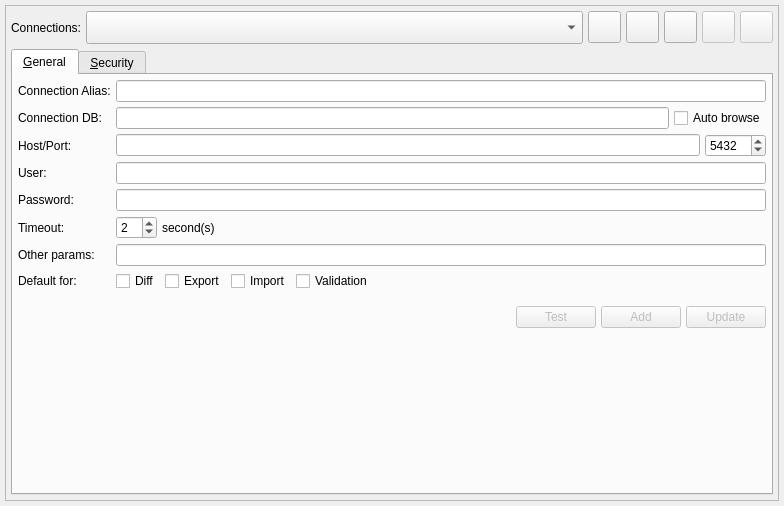
<?xml version="1.0" encoding="UTF-8"?>
<ui version="4.0">
 <class>ConnectionsConfigWidget</class>
 <widget class="QWidget" name="ConnectionsConfigWidget">
  <property name="geometry">
   <rect>
    <x>0</x>
    <y>0</y>
    <width>784</width>
    <height>506</height>
   </rect>
  </property>
  <property name="windowTitle">
   <string>Edit database connections</string>
  </property>
  <layout class="QGridLayout" name="gridLayout_2">
   <property name="leftMargin">
    <number>5</number>
   </property>
   <property name="topMargin">
    <number>5</number>
   </property>
   <property name="rightMargin">
    <number>5</number>
   </property>
   <property name="bottomMargin">
    <number>5</number>
   </property>
   <property name="spacing">
    <number>5</number>
   </property>
   <item row="0" column="0">
    <widget class="QFrame" name="frame">
     <property name="minimumSize">
      <size>
       <width>560</width>
       <height>0</height>
      </size>
     </property>
     <property name="frameShape">
      <enum>QFrame::StyledPanel</enum>
     </property>
     <property name="frameShadow">
      <enum>QFrame::Raised</enum>
     </property>
     <layout class="QGridLayout" name="gridLayout_5">
      <property name="leftMargin">
       <number>5</number>
      </property>
      <property name="topMargin">
       <number>5</number>
      </property>
      <property name="rightMargin">
       <number>5</number>
      </property>
      <property name="bottomMargin">
       <number>5</number>
      </property>
      <property name="spacing">
       <number>5</number>
      </property>
      <item row="0" column="0">
       <widget class="QLabel" name="connections_lbl">
        <property name="sizePolicy">
         <sizepolicy hsizetype="Fixed" vsizetype="Preferred">
          <horstretch>0</horstretch>
          <verstretch>0</verstretch>
         </sizepolicy>
        </property>
        <property name="text">
         <string>Connections:</string>
        </property>
       </widget>
      </item>
      <item row="0" column="1">
       <layout class="QHBoxLayout" name="horizontalLayout_6">
        <property name="spacing">
         <number>5</number>
        </property>
        <item>
         <widget class="QComboBox" name="connections_cmb">
          <property name="sizePolicy">
           <sizepolicy hsizetype="Preferred" vsizetype="Fixed">
            <horstretch>0</horstretch>
            <verstretch>0</verstretch>
           </sizepolicy>
          </property>
          <property name="insertPolicy">
           <enum>QComboBox::InsertAtBottom</enum>
          </property>
          <property name="sizeAdjustPolicy">
           <enum>QComboBox::AdjustToMinimumContentsLengthWithIcon</enum>
          </property>
          <property name="iconSize">
           <size>
            <width>25</width>
            <height>25</height>
           </size>
          </property>
         </widget>
        </item>
        <item>
         <widget class="QToolButton" name="new_tb">
          <property name="enabled">
           <bool>true</bool>
          </property>
          <property name="toolTip">
           <string>Create new connection</string>
          </property>
          <property name="text">
           <string/>
          </property>
          <property name="icon">
           <iconset resource="../../res/resources.qrc">
            <normaloff>:/icons/icons/new.png</normaloff>:/icons/icons/new.png</iconset>
          </property>
          <property name="iconSize">
           <size>
            <width>25</width>
            <height>25</height>
           </size>
          </property>
         </widget>
        </item>
        <item>
         <widget class="QToolButton" name="cancel_tb">
          <property name="enabled">
           <bool>true</bool>
          </property>
          <property name="toolTip">
           <string>Cancel edition</string>
          </property>
          <property name="text">
           <string/>
          </property>
          <property name="icon">
           <iconset resource="../../res/resources.qrc">
            <normaloff>:/icons/icons/cancel.png</normaloff>:/icons/icons/cancel.png</iconset>
          </property>
          <property name="iconSize">
           <size>
            <width>25</width>
            <height>25</height>
           </size>
          </property>
         </widget>
        </item>
        <item>
         <widget class="QToolButton" name="duplicate_tb">
          <property name="enabled">
           <bool>true</bool>
          </property>
          <property name="toolTip">
           <string>Duplicate the selected connection</string>
          </property>
          <property name="text">
           <string/>
          </property>
          <property name="icon">
           <iconset resource="../../res/resources.qrc">
            <normaloff>:/icons/icons/duplicate.png</normaloff>:/icons/icons/duplicate.png</iconset>
          </property>
          <property name="iconSize">
           <size>
            <width>25</width>
            <height>25</height>
           </size>
          </property>
         </widget>
        </item>
        <item>
         <widget class="QToolButton" name="edit_tb">
          <property name="enabled">
           <bool>false</bool>
          </property>
          <property name="toolTip">
           <string>Edit selected connection</string>
          </property>
          <property name="text">
           <string/>
          </property>
          <property name="icon">
           <iconset resource="../../res/resources.qrc">
            <normaloff>:/icons/icons/edit.png</normaloff>:/icons/icons/edit.png</iconset>
          </property>
          <property name="iconSize">
           <size>
            <width>25</width>
            <height>25</height>
           </size>
          </property>
         </widget>
        </item>
        <item>
         <widget class="QToolButton" name="remove_tb">
          <property name="enabled">
           <bool>false</bool>
          </property>
          <property name="toolTip">
           <string>Delete selected connection</string>
          </property>
          <property name="text">
           <string/>
          </property>
          <property name="icon">
           <iconset resource="../../res/resources.qrc">
            <normaloff>:/icons/icons/delete.png</normaloff>:/icons/icons/delete.png</iconset>
          </property>
          <property name="iconSize">
           <size>
            <width>25</width>
            <height>25</height>
           </size>
          </property>
         </widget>
        </item>
       </layout>
      </item>
      <item row="1" column="0" colspan="2">
       <widget class="QTabWidget" name="conn_attribs_tbw">
        <property name="currentIndex">
         <number>0</number>
        </property>
        <property name="iconSize">
         <size>
          <width>22</width>
          <height>22</height>
         </size>
        </property>
        <widget class="QWidget" name="tab">
         <attribute name="icon">
          <iconset resource="../../res/resources.qrc">
           <normaloff>:/icons/icons/attribute.png</normaloff>:/icons/icons/attribute.png</iconset>
         </attribute>
         <attribute name="title">
          <string>&amp;General</string>
         </attribute>
         <layout class="QGridLayout" name="gridLayout">
          <property name="leftMargin">
           <number>5</number>
          </property>
          <property name="topMargin">
           <number>5</number>
          </property>
          <property name="rightMargin">
           <number>5</number>
          </property>
          <property name="bottomMargin">
           <number>5</number>
          </property>
          <property name="spacing">
           <number>5</number>
          </property>
          <item row="5" column="0">
           <widget class="QLabel" name="timeout_lbl">
            <property name="sizePolicy">
             <sizepolicy hsizetype="Fixed" vsizetype="Preferred">
              <horstretch>0</horstretch>
              <verstretch>0</verstretch>
             </sizepolicy>
            </property>
            <property name="text">
             <string>Timeout:</string>
            </property>
           </widget>
          </item>
          <item row="9" column="0" colspan="2">
           <layout class="QHBoxLayout" name="horizontalLayout_2">
            <property name="spacing">
             <number>5</number>
            </property>
            <item>
             <spacer name="horizontalSpacer">
              <property name="orientation">
               <enum>Qt::Horizontal</enum>
              </property>
              <property name="sizeHint" stdset="0">
               <size>
                <width>40</width>
                <height>20</height>
               </size>
              </property>
             </spacer>
            </item>
            <item>
             <widget class="QPushButton" name="test_tb">
              <property name="enabled">
               <bool>false</bool>
              </property>
              <property name="sizePolicy">
               <sizepolicy hsizetype="Preferred" vsizetype="Preferred">
                <horstretch>0</horstretch>
                <verstretch>0</verstretch>
               </sizepolicy>
              </property>
              <property name="maximumSize">
               <size>
                <width>16777215</width>
                <height>16777215</height>
               </size>
              </property>
              <property name="text">
               <string>Test</string>
              </property>
              <property name="icon">
               <iconset resource="../../res/resources.qrc">
                <normaloff>:/icons/icons/connection.png</normaloff>:/icons/icons/connection.png</iconset>
              </property>
              <property name="iconSize">
               <size>
                <width>25</width>
                <height>25</height>
               </size>
              </property>
             </widget>
            </item>
            <item>
             <widget class="QPushButton" name="add_tb">
              <property name="enabled">
               <bool>false</bool>
              </property>
              <property name="sizePolicy">
               <sizepolicy hsizetype="Preferred" vsizetype="Preferred">
                <horstretch>0</horstretch>
                <verstretch>0</verstretch>
               </sizepolicy>
              </property>
              <property name="maximumSize">
               <size>
                <width>16777215</width>
                <height>16777215</height>
               </size>
              </property>
              <property name="text">
               <string>Add</string>
              </property>
              <property name="icon">
               <iconset resource="../../res/resources.qrc">
                <normaloff>:/icons/icons/add.png</normaloff>:/icons/icons/add.png</iconset>
              </property>
              <property name="iconSize">
               <size>
                <width>25</width>
                <height>25</height>
               </size>
              </property>
             </widget>
            </item>
            <item>
             <widget class="QPushButton" name="update_tb">
              <property name="enabled">
               <bool>false</bool>
              </property>
              <property name="sizePolicy">
               <sizepolicy hsizetype="Preferred" vsizetype="Preferred">
                <horstretch>0</horstretch>
                <verstretch>0</verstretch>
               </sizepolicy>
              </property>
              <property name="maximumSize">
               <size>
                <width>16777215</width>
                <height>16777215</height>
               </size>
              </property>
              <property name="text">
               <string>Update</string>
              </property>
              <property name="icon">
               <iconset resource="../../res/resources.qrc">
                <normaloff>:/icons/icons/refresh.png</normaloff>:/icons/icons/refresh.png</iconset>
              </property>
              <property name="iconSize">
               <size>
                <width>25</width>
                <height>25</height>
               </size>
              </property>
             </widget>
            </item>
           </layout>
          </item>
          <item row="4" column="0">
           <widget class="QLabel" name="passwd_lbl">
            <property name="sizePolicy">
             <sizepolicy hsizetype="Fixed" vsizetype="Preferred">
              <horstretch>0</horstretch>
              <verstretch>0</verstretch>
             </sizepolicy>
            </property>
            <property name="text">
             <string>Password:</string>
            </property>
           </widget>
          </item>
          <item row="2" column="1">
           <layout class="QHBoxLayout" name="horizontalLayout">
            <property name="spacing">
             <number>5</number>
            </property>
            <item>
             <widget class="QLineEdit" name="host_edt">
              <property name="minimumSize">
               <size>
                <width>0</width>
                <height>0</height>
               </size>
              </property>
              <property name="text">
               <string/>
              </property>
              <property name="placeholderText">
               <string/>
              </property>
              <property name="clearButtonEnabled">
               <bool>true</bool>
              </property>
             </widget>
            </item>
            <item>
             <widget class="QSpinBox" name="port_sbp">
              <property name="minimum">
               <number>1</number>
              </property>
              <property name="maximum">
               <number>65535</number>
              </property>
              <property name="value">
               <number>5432</number>
              </property>
             </widget>
            </item>
           </layout>
          </item>
          <item row="7" column="0">
           <widget class="QLabel" name="options_lbl_2">
            <property name="sizePolicy">
             <sizepolicy hsizetype="Fixed" vsizetype="Preferred">
              <horstretch>0</horstretch>
              <verstretch>0</verstretch>
             </sizepolicy>
            </property>
            <property name="toolTip">
             <string>&lt;p&gt;Indicates in which operations (diff, export, import or validation) the connection is used if none is explicitly specified by the user.&lt;/p&gt;</string>
            </property>
            <property name="text">
             <string>Default for:</string>
            </property>
           </widget>
          </item>
          <item row="3" column="1">
           <widget class="QLineEdit" name="user_edt">
            <property name="minimumSize">
             <size>
              <width>0</width>
              <height>0</height>
             </size>
            </property>
            <property name="text">
             <string/>
            </property>
            <property name="placeholderText">
             <string/>
            </property>
            <property name="clearButtonEnabled">
             <bool>true</bool>
            </property>
           </widget>
          </item>
          <item row="3" column="0">
           <widget class="QLabel" name="user_lbl">
            <property name="sizePolicy">
             <sizepolicy hsizetype="Fixed" vsizetype="Preferred">
              <horstretch>0</horstretch>
              <verstretch>0</verstretch>
             </sizepolicy>
            </property>
            <property name="text">
             <string>User:</string>
            </property>
           </widget>
          </item>
          <item row="2" column="0">
           <widget class="QLabel" name="host_lbl">
            <property name="sizePolicy">
             <sizepolicy hsizetype="Fixed" vsizetype="Preferred">
              <horstretch>0</horstretch>
              <verstretch>0</verstretch>
             </sizepolicy>
            </property>
            <property name="text">
             <string>Host/Port:</string>
            </property>
           </widget>
          </item>
          <item row="0" column="0">
           <widget class="QLabel" name="alias_lbl">
            <property name="sizePolicy">
             <sizepolicy hsizetype="Fixed" vsizetype="Preferred">
              <horstretch>0</horstretch>
              <verstretch>0</verstretch>
             </sizepolicy>
            </property>
            <property name="text">
             <string>Connection Alias:</string>
            </property>
           </widget>
          </item>
          <item row="4" column="1">
           <widget class="QLineEdit" name="passwd_edt">
            <property name="echoMode">
             <enum>QLineEdit::Password</enum>
            </property>
            <property name="clearButtonEnabled">
             <bool>true</bool>
            </property>
           </widget>
          </item>
          <item row="1" column="0">
           <widget class="QLabel" name="conn_db_lbl">
            <property name="sizePolicy">
             <sizepolicy hsizetype="Fixed" vsizetype="Preferred">
              <horstretch>0</horstretch>
              <verstretch>0</verstretch>
             </sizepolicy>
            </property>
            <property name="text">
             <string>Connection DB:</string>
            </property>
           </widget>
          </item>
          <item row="6" column="0">
           <widget class="QLabel" name="other_params_lbl">
            <property name="sizePolicy">
             <sizepolicy hsizetype="Fixed" vsizetype="Preferred">
              <horstretch>0</horstretch>
              <verstretch>0</verstretch>
             </sizepolicy>
            </property>
            <property name="text">
             <string>Other params:</string>
            </property>
           </widget>
          </item>
          <item row="6" column="1">
           <layout class="QHBoxLayout" name="horizontalLayout_9">
            <property name="spacing">
             <number>5</number>
            </property>
            <item>
             <widget class="QLineEdit" name="other_params_edt">
              <property name="toolTip">
               <string>Specify additional connection parameters in the form [param]=[value]. These parameters are described in the &lt;strong&gt;libpq&lt;/strong&gt; chapter at PostgreSQL docs.</string>
              </property>
              <property name="statusTip">
               <string/>
              </property>
              <property name="clearButtonEnabled">
               <bool>true</bool>
              </property>
             </widget>
            </item>
           </layout>
          </item>
          <item row="5" column="1">
           <layout class="QHBoxLayout" name="horizontalLayout_7">
            <property name="spacing">
             <number>5</number>
            </property>
            <item>
             <widget class="QSpinBox" name="timeout_sbp">
              <property name="value">
               <number>2</number>
              </property>
             </widget>
            </item>
            <item>
             <widget class="QLabel" name="seconds_lbl">
              <property name="sizePolicy">
               <sizepolicy hsizetype="Expanding" vsizetype="Preferred">
                <horstretch>0</horstretch>
                <verstretch>0</verstretch>
               </sizepolicy>
              </property>
              <property name="text">
               <string>second(s)</string>
              </property>
             </widget>
            </item>
           </layout>
          </item>
          <item row="0" column="1">
           <widget class="QLineEdit" name="alias_edt">
            <property name="minimumSize">
             <size>
              <width>0</width>
              <height>0</height>
             </size>
            </property>
            <property name="placeholderText">
             <string/>
            </property>
            <property name="clearButtonEnabled">
             <bool>true</bool>
            </property>
           </widget>
          </item>
          <item row="7" column="1">
           <layout class="QHBoxLayout" name="horizontalLayout_5">
            <property name="spacing">
             <number>5</number>
            </property>
            <item>
             <widget class="QCheckBox" name="diff_chk">
              <property name="toolTip">
               <string/>
              </property>
              <property name="text">
               <string>Diff</string>
              </property>
             </widget>
            </item>
            <item>
             <widget class="QCheckBox" name="export_chk">
              <property name="text">
               <string>Export</string>
              </property>
             </widget>
            </item>
            <item>
             <widget class="QCheckBox" name="import_chk">
              <property name="text">
               <string>Import</string>
              </property>
             </widget>
            </item>
            <item>
             <widget class="QCheckBox" name="validation_chk">
              <property name="text">
               <string>Validation</string>
              </property>
             </widget>
            </item>
            <item>
             <spacer name="horizontalSpacer_3">
              <property name="orientation">
               <enum>Qt::Horizontal</enum>
              </property>
              <property name="sizeHint" stdset="0">
               <size>
                <width>40</width>
                <height>20</height>
               </size>
              </property>
             </spacer>
            </item>
           </layout>
          </item>
          <item row="1" column="1">
           <layout class="QHBoxLayout" name="horizontalLayout_4">
            <property name="spacing">
             <number>5</number>
            </property>
            <item>
             <widget class="QLineEdit" name="conn_db_edt">
              <property name="sizePolicy">
               <sizepolicy hsizetype="Expanding" vsizetype="Fixed">
                <horstretch>0</horstretch>
                <verstretch>0</verstretch>
               </sizepolicy>
              </property>
              <property name="text">
               <string/>
              </property>
              <property name="placeholderText">
               <string/>
              </property>
              <property name="clearButtonEnabled">
               <bool>true</bool>
              </property>
             </widget>
            </item>
            <item>
             <widget class="QCheckBox" name="auto_browse_chk">
              <property name="toolTip">
               <string>Automatically browses the named database when using this connection to manage databases on &lt;strong&gt;Manage&lt;/strong&gt; view.</string>
              </property>
              <property name="statusTip">
               <string/>
              </property>
              <property name="text">
               <string>Auto browse</string>
              </property>
             </widget>
            </item>
           </layout>
          </item>
          <item row="10" column="0">
           <spacer name="verticalSpacer">
            <property name="orientation">
             <enum>Qt::Vertical</enum>
            </property>
            <property name="sizeHint" stdset="0">
             <size>
              <width>20</width>
              <height>40</height>
             </size>
            </property>
           </spacer>
          </item>
          <item row="8" column="0">
           <spacer name="verticalSpacer_3">
            <property name="orientation">
             <enum>Qt::Vertical</enum>
            </property>
            <property name="sizeType">
             <enum>QSizePolicy::Fixed</enum>
            </property>
            <property name="sizeHint" stdset="0">
             <size>
              <width>20</width>
              <height>10</height>
             </size>
            </property>
           </spacer>
          </item>
         </layout>
        </widget>
        <widget class="QWidget" name="tab_2">
         <attribute name="icon">
          <iconset resource="../../res/resources.qrc">
           <normaloff>:/icons/icons/locker.png</normaloff>:/icons/icons/locker.png</iconset>
         </attribute>
         <attribute name="title">
          <string>&amp;Security</string>
         </attribute>
         <layout class="QGridLayout" name="gridLayout_4">
          <property name="leftMargin">
           <number>5</number>
          </property>
          <property name="topMargin">
           <number>5</number>
          </property>
          <property name="rightMargin">
           <number>5</number>
          </property>
          <property name="bottomMargin">
           <number>5</number>
          </property>
          <property name="spacing">
           <number>5</number>
          </property>
          <item row="1" column="1">
           <widget class="QLineEdit" name="client_cert_edt">
            <property name="enabled">
             <bool>false</bool>
            </property>
            <property name="text">
             <string>~/.postgresql/postgresql.crt</string>
            </property>
            <property name="placeholderText">
             <string/>
            </property>
            <property name="clearButtonEnabled">
             <bool>true</bool>
            </property>
           </widget>
          </item>
          <item row="0" column="1">
           <layout class="QHBoxLayout" name="horizontalLayout_3">
            <property name="spacing">
             <number>5</number>
            </property>
            <item>
             <widget class="QComboBox" name="ssl_mode_cmb">
              <property name="minimumSize">
               <size>
                <width>200</width>
                <height>0</height>
               </size>
              </property>
              <property name="iconSize">
               <size>
                <width>28</width>
                <height>28</height>
               </size>
              </property>
              <item>
               <property name="text">
                <string>Disable</string>
               </property>
              </item>
              <item>
               <property name="text">
                <string>Allow</string>
               </property>
              </item>
              <item>
               <property name="text">
                <string>Require</string>
               </property>
              </item>
              <item>
               <property name="text">
                <string>AC verification</string>
               </property>
              </item>
              <item>
               <property name="text">
                <string>Full verification</string>
               </property>
              </item>
             </widget>
            </item>
            <item>
             <spacer name="horizontalSpacer_2">
              <property name="orientation">
               <enum>Qt::Horizontal</enum>
              </property>
              <property name="sizeHint" stdset="0">
               <size>
                <width>40</width>
                <height>20</height>
               </size>
              </property>
             </spacer>
            </item>
           </layout>
          </item>
          <item row="3" column="1">
           <widget class="QLineEdit" name="root_cert_edt">
            <property name="enabled">
             <bool>false</bool>
            </property>
            <property name="text">
             <string>~/.postgresql/root.crt</string>
            </property>
            <property name="placeholderText">
             <string/>
            </property>
            <property name="clearButtonEnabled">
             <bool>true</bool>
            </property>
           </widget>
          </item>
          <item row="5" column="1">
           <layout class="QHBoxLayout" name="horizontalLayout_8">
            <property name="spacing">
             <number>5</number>
            </property>
            <item>
             <widget class="QLineEdit" name="krb_server_edt">
              <property name="enabled">
               <bool>true</bool>
              </property>
              <property name="clearButtonEnabled">
               <bool>true</bool>
              </property>
             </widget>
            </item>
            <item>
             <widget class="QCheckBox" name="gssapi_auth_chk">
              <property name="sizePolicy">
               <sizepolicy hsizetype="Fixed" vsizetype="Fixed">
                <horstretch>0</horstretch>
                <verstretch>0</verstretch>
               </sizepolicy>
              </property>
              <property name="text">
               <string>Force GSSAPI</string>
              </property>
             </widget>
            </item>
           </layout>
          </item>
          <item row="0" column="0">
           <widget class="QLabel" name="ssl_mode_lbl">
            <property name="sizePolicy">
             <sizepolicy hsizetype="Fixed" vsizetype="Preferred">
              <horstretch>0</horstretch>
              <verstretch>0</verstretch>
             </sizepolicy>
            </property>
            <property name="text">
             <string>SSL Mode:</string>
            </property>
           </widget>
          </item>
          <item row="2" column="0">
           <widget class="QLabel" name="client_key_lbl">
            <property name="enabled">
             <bool>false</bool>
            </property>
            <property name="sizePolicy">
             <sizepolicy hsizetype="Fixed" vsizetype="Preferred">
              <horstretch>0</horstretch>
              <verstretch>0</verstretch>
             </sizepolicy>
            </property>
            <property name="text">
             <string>Client Key:</string>
            </property>
           </widget>
          </item>
          <item row="4" column="1">
           <widget class="QLineEdit" name="crl_edt">
            <property name="enabled">
             <bool>false</bool>
            </property>
            <property name="text">
             <string>~/.postgresql/root.crl</string>
            </property>
            <property name="placeholderText">
             <string/>
            </property>
            <property name="clearButtonEnabled">
             <bool>true</bool>
            </property>
           </widget>
          </item>
          <item row="5" column="0">
           <widget class="QLabel" name="krb_server_lbl">
            <property name="enabled">
             <bool>true</bool>
            </property>
            <property name="sizePolicy">
             <sizepolicy hsizetype="Fixed" vsizetype="Preferred">
              <horstretch>0</horstretch>
              <verstretch>0</verstretch>
             </sizepolicy>
            </property>
            <property name="text">
             <string>Kerberos Server:</string>
            </property>
           </widget>
          </item>
          <item row="3" column="0">
           <widget class="QLabel" name="root_cert_lbl">
            <property name="enabled">
             <bool>false</bool>
            </property>
            <property name="sizePolicy">
             <sizepolicy hsizetype="Fixed" vsizetype="Preferred">
              <horstretch>0</horstretch>
              <verstretch>0</verstretch>
             </sizepolicy>
            </property>
            <property name="text">
             <string>Root Certificate:</string>
            </property>
           </widget>
          </item>
          <item row="4" column="0">
           <widget class="QLabel" name="crl_lbl">
            <property name="enabled">
             <bool>false</bool>
            </property>
            <property name="sizePolicy">
             <sizepolicy hsizetype="Fixed" vsizetype="Preferred">
              <horstretch>0</horstretch>
              <verstretch>0</verstretch>
             </sizepolicy>
            </property>
            <property name="text">
             <string>Revoked Certs.:</string>
            </property>
           </widget>
          </item>
          <item row="2" column="1">
           <widget class="QLineEdit" name="client_key_edt">
            <property name="enabled">
             <bool>false</bool>
            </property>
            <property name="text">
             <string>~/.postgresql/postgresql.key</string>
            </property>
            <property name="placeholderText">
             <string/>
            </property>
            <property name="clearButtonEnabled">
             <bool>true</bool>
            </property>
           </widget>
          </item>
          <item row="1" column="0">
           <widget class="QLabel" name="client_cert_lbl">
            <property name="enabled">
             <bool>false</bool>
            </property>
            <property name="sizePolicy">
             <sizepolicy hsizetype="Fixed" vsizetype="Preferred">
              <horstretch>0</horstretch>
              <verstretch>0</verstretch>
             </sizepolicy>
            </property>
            <property name="text">
             <string>Client Certificate:</string>
            </property>
           </widget>
          </item>
          <item row="6" column="1">
           <spacer name="verticalSpacer_2">
            <property name="orientation">
             <enum>Qt::Vertical</enum>
            </property>
            <property name="sizeHint" stdset="0">
             <size>
              <width>20</width>
              <height>40</height>
             </size>
            </property>
           </spacer>
          </item>
         </layout>
        </widget>
       </widget>
      </item>
     </layout>
    </widget>
   </item>
  </layout>
 </widget>
 <tabstops>
  <tabstop>connections_cmb</tabstop>
  <tabstop>new_tb</tabstop>
  <tabstop>cancel_tb</tabstop>
  <tabstop>duplicate_tb</tabstop>
  <tabstop>edit_tb</tabstop>
  <tabstop>remove_tb</tabstop>
  <tabstop>conn_attribs_tbw</tabstop>
  <tabstop>alias_edt</tabstop>
  <tabstop>conn_db_edt</tabstop>
  <tabstop>auto_browse_chk</tabstop>
  <tabstop>host_edt</tabstop>
  <tabstop>port_sbp</tabstop>
  <tabstop>user_edt</tabstop>
  <tabstop>passwd_edt</tabstop>
  <tabstop>timeout_sbp</tabstop>
  <tabstop>other_params_edt</tabstop>
  <tabstop>diff_chk</tabstop>
  <tabstop>export_chk</tabstop>
  <tabstop>import_chk</tabstop>
  <tabstop>validation_chk</tabstop>
  <tabstop>test_tb</tabstop>
  <tabstop>add_tb</tabstop>
  <tabstop>update_tb</tabstop>
  <tabstop>ssl_mode_cmb</tabstop>
  <tabstop>client_cert_edt</tabstop>
  <tabstop>client_key_edt</tabstop>
  <tabstop>root_cert_edt</tabstop>
  <tabstop>crl_edt</tabstop>
  <tabstop>krb_server_edt</tabstop>
  <tabstop>gssapi_auth_chk</tabstop>
 </tabstops>
 <resources>
  <include location="../../res/resources.qrc"/>
  <include location="../../res/resources.qrc"/>
 </resources>
 <connections/>
</ui>
